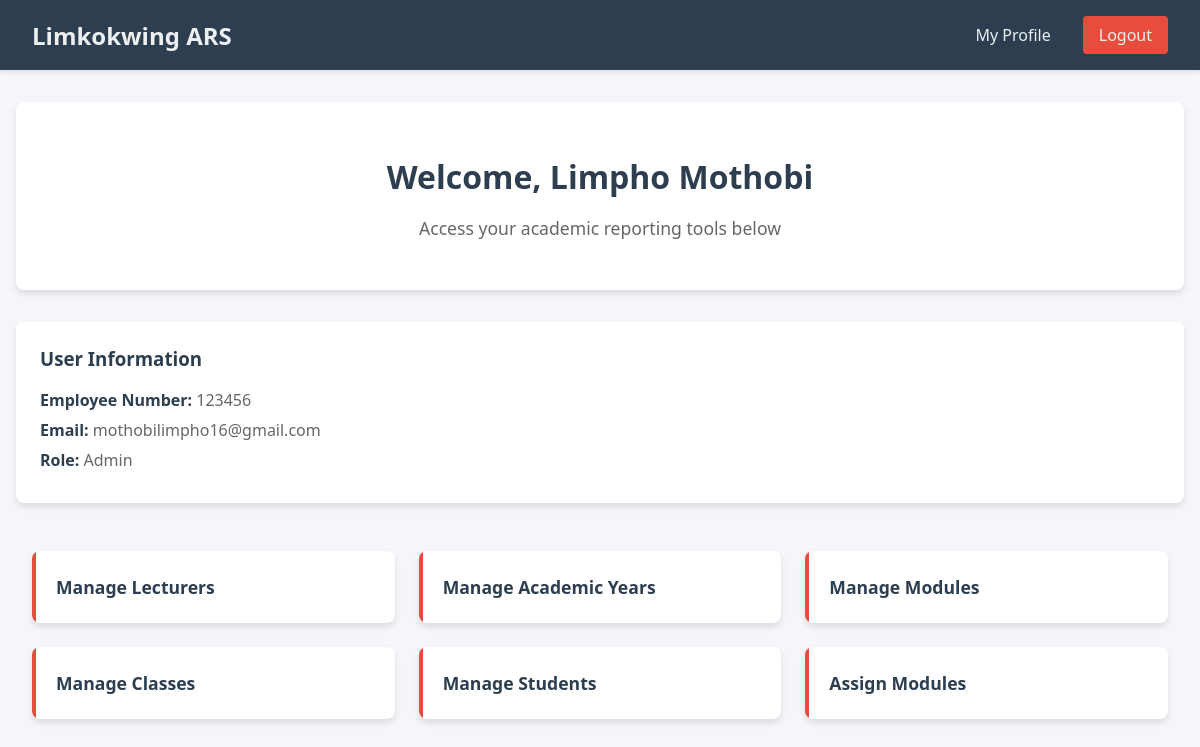
/dashboard.php (signed in), run on the app's committed database.
### tables this page shows
CREATE TABLE `users` (
  `id` int NOT NULL,
  `employee_number` varchar(20) DEFAULT NULL,
  `full_name` varchar(100) DEFAULT NULL,
  `email` varchar(100) DEFAULT NULL,
  `password` varchar(50) DEFAULT NULL,
  `role` enum('admin','lecturer','prl') DEFAULT NULL,
  `status` tinyint(1) DEFAULT '1',
  `created_at` timestamp NULL DEFAULT CURRENT_TIMESTAMP
);

### dashboard.php (the view, shortened to what this page needs)
<?php
require_once 'config.php';
$role = $_SESSION['role'];
$user_id = $_SESSION['user_id'];
$stmt = $pdo->prepare("SELECT * FROM users WHERE id = ?");
$stmt->execute([$user_id]);
$user = $stmt->fetch();
?>
<!DOCTYPE html>
<html>
<head>
</head>
<body>
    <header class="header">
        <div class="header-title">Limkokwing ARS</div>
        <div class="header-actions">
            <a href="profile.php" class="header-link">My Profile</a>
            <a href="logout.php" class="header-link logout-btn">Logout</a>
        </div>
    </header>
    <div class="container">
        <div class="welcome-message">
            <h1>Welcome, <?php echo htmlspecialchars($_SESSION['name']); ?></h1>
            <p>Access your academic reporting tools below</p>
        </div>
        <div class="user-info">
            <h3>User Information</h3>
            <p><strong>Employee Number:</strong> <?php echo htmlspecialchars($user['employee_number']); ?></p>
            <p><strong>Email:</strong> <?php echo htmlspecialchars($user['email']); ?></p>
            <p><strong>Role:</strong> <?php echo ucfirst($user['role']); ?></p>
        </div>
        <div class="menu">
            <?php if ($role == 'admin'): ?>
                <div class="menu-item admin">
                    <a href="manage_lecturers.php">Manage Lecturers</a>
                </div>
                <div class="menu-item admin">
                    <a href="manage_academic.php">Manage Academic Years</a>
                </div>
                <div class="menu-item admin">
                    <a href="manage_modules.php">Manage Modules</a>
                </div>
                <div class="menu-item admin">
                    <a href="manage_classes.php">Manage Classes</a>
                </div>
                <div class="menu-item admin">
                    <a href="manage_students.php">Manage Students</a>
                </div>
                <div class="menu-item admin">
                    <a href="assign_modules.php">Assign Modules</a>
                </div>
            <?php endif; ?>
        </div>
    </div>
</body>
</html>

### dashboard.php (style rules this page uses)
:root { --primary-color: #2c3e50; --secondary-color: #3498db; --accent-color: #e74c3c; --success-color: #2ecc71; --warning-color: #f1c40f; --text-light: #ecf0f1; --text-dark: #2c3e50; --card-shadow: 0 4px 6px rgba(0, 0, 0, 0.1); }
body { font-family: 'Segoe UI', Tahoma, Geneva, Verdana, sans-serif; margin: 0; padding: 0; background: #f5f6fa; color: var(--text-dark); }
.header { background: var(--primary-color); color: var(--text-light); padding: 1rem 2rem; display: flex; justify-content: space-between; align-items: center; box-shadow: 0 2px 4px rgba(0,0,0,0.1); }
.header-title { font-size: 1.5rem; font-weight: 600; }
.header-actions { display: flex; gap: 1rem; align-items: center; }
.header-link { color: var(--text-light); text-decoration: none; padding: 0.5rem 1rem; border-radius: 4px; transition: background-color 0.3s; }
.logout-btn { background: var(--accent-color); padding: 0.5rem 1rem; border-radius: 4px; transition: background-color 0.3s; }
.container { max-width: 1200px; margin: 2rem auto; padding: 0 1rem; }
.menu { display: grid; grid-template-columns: repeat(auto-fill, minmax(280px, 1fr)); gap: 1.5rem; padding: 1rem; }
.menu-item { background: white; padding: 1.5rem; border-radius: 8px; box-shadow: var(--card-shadow); transition: transform 0.3s, box-shadow 0.3s; position: relative; overflow: hidden; }
.menu-item::before { content: ''; position: absolute; top: 0; left: 0; width: 4px; height: 100%; background: var(--secondary-color); }
.menu-item a { text-decoration: none; color: var(--text-dark); font-weight: 600; font-size: 1.1rem; display: flex; align-items: center; gap: 0.5rem; }
.menu-item.admin::before { background: var(--accent-color); }
.welcome-message { text-align: center; margin-bottom: 2rem; padding: 2rem; background: white; border-radius: 8px; box-shadow: var(--card-shadow); }
.welcome-message h1 { color: var(--primary-color); margin-bottom: 0.5rem; }
.welcome-message p { color: #666; font-size: 1.1rem; }
.user-info { background: white; padding: 1.5rem; border-radius: 8px; box-shadow: var(--card-shadow); margin-bottom: 2rem; }
.user-info h3 { color: var(--primary-color); margin-top: 0; }
.user-info p { margin: 0.5rem 0; color: #666; }
.user-info strong { color: var(--text-dark); }

### data on the page
users: employee_number "123456", email "mothobilimpho16@gmail.com", role "Admin"

### other printed values
$_SESSION['name'] "Limpho Mothobi"
